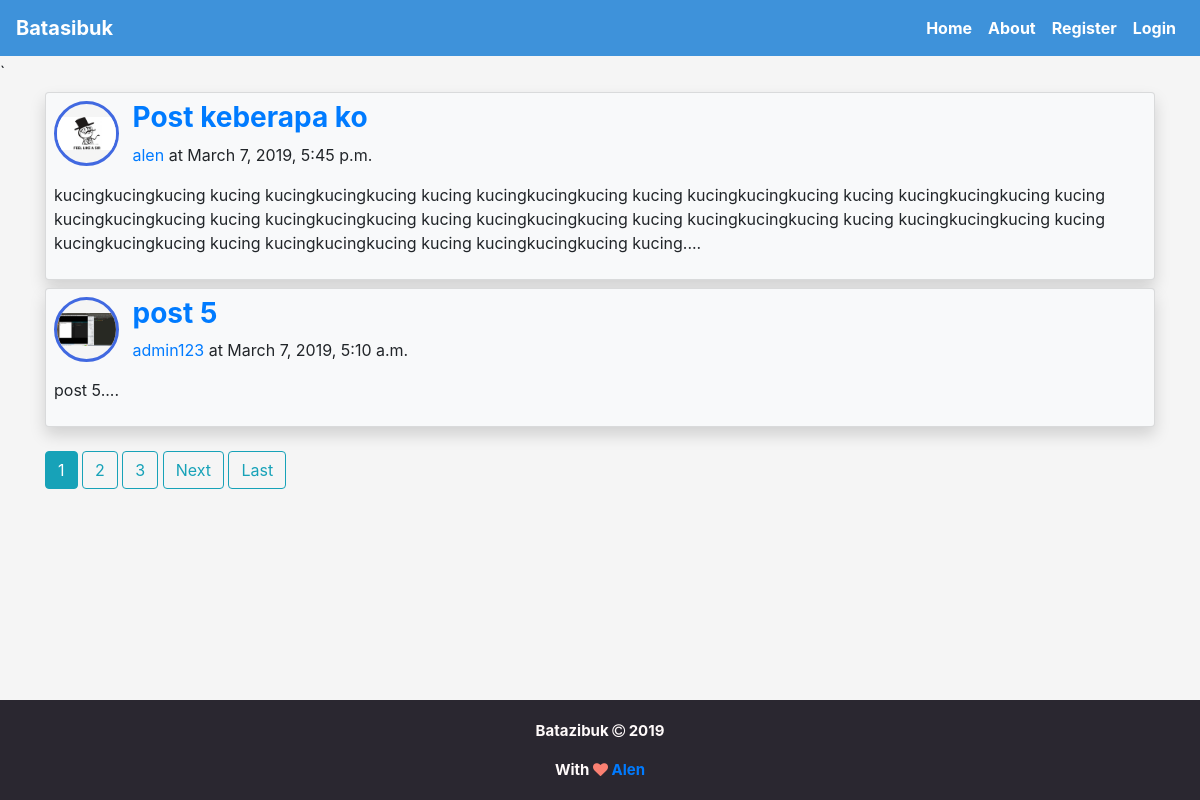
Screenshot of /blog/ with the database file from the repository.
### blog/models.py (models this page shows, shortened)
class Post(models.Model):
	title=models.CharField(max_length=100)
	content=models.TextField()
	date_posted=models.DateTimeField(default=timezone.now)
	author=models.ForeignKey(User,on_delete=models.CASCADE,related_name='posts')
	slug=models.SlugField(blank=True,editable=False,unique=True)

### users/models.py (models this page shows, shortened)
class Profile(models.Model):
	def image_path(instance,imagename):
		base_name,ext=os.path.splitext(imagename)
		return f"profile_pics/{time.strftime('%y%m%d%H%M%S')}_{base_name[0:5]}{ext}"
	user=models.OneToOneField(User,on_delete=models.CASCADE)
	image=models.ImageField(default='default.jpg',upload_to=image_path)

### blog/views.py (the view)
# urls.py: path('',PostListView.as_view(),name='index'),
class PostListView(ListView):
	model=Post
	template_name='blog/index.html'
	context_object_name='posts'
	extra_context={
		'title':'Home'
	}
	ordering=['-date_posted']
	paginate_by=2

### blog/templates/blog/index.html (shortened to what this page needs)
{% extends "blog/base.html" %}
{% block content %}
	{% for post in posts %}
		<div class="card bg-light shadow p-2 mt-2">
			<div class="row">
				<div class="auhtor-pic col-sm-2 col-md-1 col-xs-2">
					<a href="#">
		   				<div class="post-author d-flex align-items-center">
		   				<img class="img-fluid" src="{{post.author.profile.image.url}}">
		   				</div>
		   			</a>
				</div>
				<div class="post-desc">
					<a href="{% url 'blog:post-detail' post.slug %}"><h3>{{post.title}}</h3></a>
				<p><a href="{% url 'blog:user-posts' post.author.username %}">{{post.author}}</a> at {{post.date_posted}}</p>
				</div>
			</div>
			<p>{{post.content|truncatewords:30}}....</p>
		</div>
	{% endfor %}
	{% if is_paginated %}
		{% for num in page_obj.paginator.page_range  %}
			{% if page_obj.number == num %}
				<a href="?page={{num}}" class="btn btn-info mt-4">{{num}}</a>
			{% elif num > page_obj.number|add:'-3' and num < page_obj.number|add:'3'%}
				<a href="?page={{num}}" class="btn btn-outline-info mt-4">{{num}}</a>
			{% endif %}
		{% endfor %}
		{% if page_obj.has_next %}
			<a href="?page={{page_obj.next_page_number}}" class="btn btn-outline-info mt-4">Next</a>
			<a href="?page={{page_obj.paginator.num_pages}}" class="btn btn-outline-info mt-4">Last</a>
		{% endif %}
	{% endif %}
{% endblock content %}

### blog/templates/blog/base.html (shortened to what this page needs)
`{% load static %}
<!DOCTYPE html>
<html>
<head>
    <link rel="stylesheet" type="text/css" href="{% static "vendor/font-awesome/css/font-awesome.min.css" %}">
    {% include "../snippets/css.html" %}
</head>
<body style="padding-top:60px;">
	{% include "../snippets/navbar.html" %}
	<div class="container">
	{% block content %}
	{% endblock content %}
	</div>
<footer class="container-fluid footer">
		<p class="copy">Batazibuk <i class="fa fa-copyright"></i> 2019</p>
		<p class="author">With <i class="fa fa-heart"></i><a href="https://facebook/alen"> Alen</a></p>
</footer>
</body>
</html>

### templates/snippets/css.html
{% load static %}
<link rel="stylesheet" type="text/css" href="{% static "vendor/bootstrap.min.css" %}">
<link rel="stylesheet" type="text/css" href="{% static "vendor/font-awesome/css/font-awesome.min" %}">
<link rel="stylesheet" type="text/css" href="{% static "css/base.css" %}">

### templates/snippets/navbar.html (shortened to what this page needs)
<nav class="navbar navbar-expand-sm navbar-dark fixed-top navbar-costum">
  <a class="navbar-brand" href="#">Batasibuk</a>
  <div class="collapse navbar-collapse" id="navbarSupportedContent">
    <ul class="navbar-nav ml-auto">
      <li class="nav-item active">
        <a class="nav-link" href="{% url "blog:index" %}">Home</a>
      </li>
      <li class="nav-item active">
        <a class="nav-link" href="{% url "blog:about" %}">About</a>
      </li>
      {% if user.is_authenticated %}
         <li class="nav-item active">
        <a class="nav-link" href="{% url "users:logout" %}">Logout</a>
      </li>
      <li class="nav-item active">
        <a class="nav-link" href="{% url "users:profile" %}">Profile</a>
      </li>
      <li class="nav-item active">
        <a class="nav-link" href="{% url "blog:post-create" %}">New</a>
      </li>
      {% else %}
      <li class="nav-item active">
        <a class="nav-link" href="{% url "users:register" %}">Register</a>
      </li>
      <li class="nav-item active">
        <a class="nav-link" href="{% url "users:login" %}">Login</a>
      </li>
      {% endif %}
    </ul>
  </div>
</nav>

### templates/snippets/js.html (shortened to what this page needs)
{% load static %}

### static/css/base.css (style rules this page uses)
html { position: relative; min-height: 100%; }
body { padding-bottom: 120px; min-height: 100%; background-color: whitesmoke; }
h1,h2,h3,h4,h5,h6 { font-weight: bold; }
a,a:hover,a:visited,a:focus { color: sky-blue; text-decoration: none; }
img { width: 100%; }
li { list-style: none; }
.fa-heart { color: salmon; }
.post-author { width: 65px; height: 65px; border-radius: 50%; border:3px solid royalblue; background-color:whitesmoke; color: royalblue; overflow: hidden; }
.navbar-costum { font-weight: bold; background-color: #3e92da; }
.footer { position: absolute; bottom: 0; right: 0; left: 0; padding-top: 20px; height: 100px; text-align: center; color: snow; font-weight: bold; font-size: 15px; vertical-align: middle; background-color:#2a2730; }

### rows the page displays
Post: author.profile.image (picture), title "Post keberapa ko", author "alen", date_posted "March 7, 2019, 5:45 p.m.", content "kucingkucingkucing kucing kucingkucingkucing kucing kucingkucingkucing kucing kucingkucingkucing kucing kucingkucingkucing kucing kucingkucingkucing kucing kucingkucingkucing kucing kucingkucingkucing kucing kucingkucingkucing kucing kucingkucingkucing kucing kucingkucingkucing kucing kucingkucingkucing kucing kucingkucingkucing kucing"
Post: author.profile.image (picture), title "post 5", author "admin123", date_posted "March 7, 2019, 5:10 a.m.", content "post 5"

### other values shown
{{ num }} "1"
{{ num }} "2" "3"
